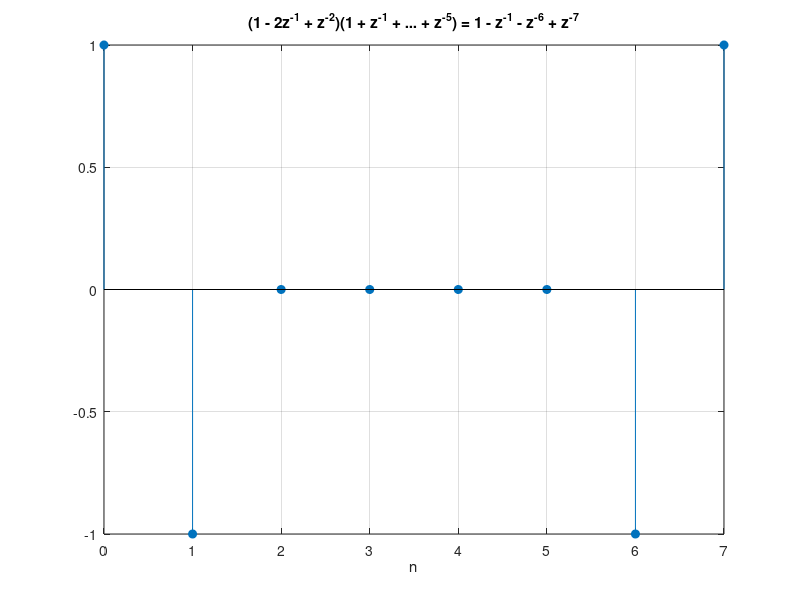
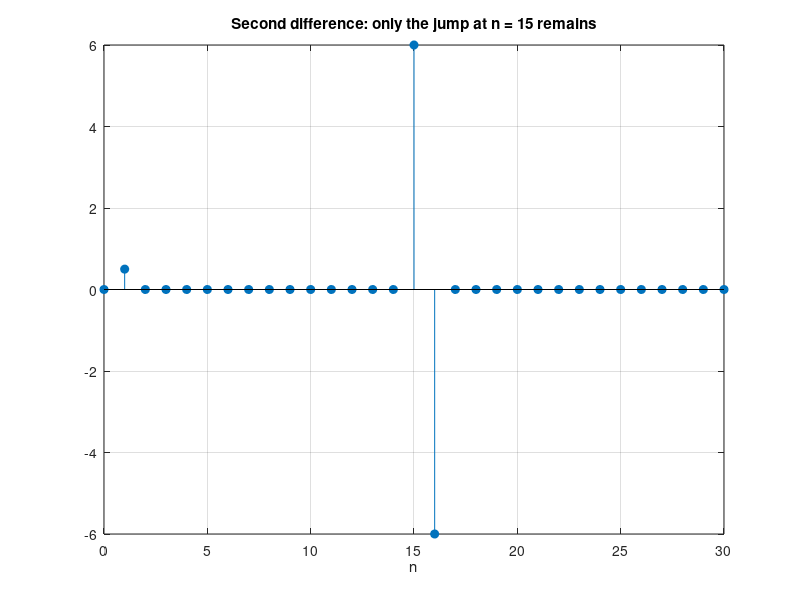

Reproduce these figures in MATLAB, in order.
% Signals and Systems — Properties of the Z-Transform
%title: Z-Transform Properties: Convolution Is Multiplication
%ar-title: خواص تحويل Z: الالتفاف يصير ضربًا
%lesson: ss-ch6-2
%course: signals-systems

%% cos(w0 n) u[n]
%ar: X = (1 − z^{−1}cos ω0)/(1 − 2z^{−1}cos ω0 + z^{−2}) للـ |z| > 1. نتحقق بجمع 2000 حد عند z = 1.5.
w0 = pi/5; z = 1.5; n = 0:2000;
S = sum(cos(w0*n) .* z.^(-n));
Sf = (1 - cos(w0)/z)/(1 - 2*cos(w0)/z + z^(-2));
fprintf('sum %.10f, formula %.10f\n', S, Sf)

%% Scaling: a^n cos(w0 n) u[n]
%ar: الضرب في a^n يستبدل z^{−1} بـ a z^{−1}. نفس الاختبار مع a = 0.8.
a = 0.8;
S = sum(a.^n .* cos(w0*n) .* z.^(-n));
Sf = (1 - a*cos(w0)/z)/(1 - 2*a*cos(w0)/z + a^2*z^(-2));
fprintf('sum %.10f, formula %.10f\n', S, Sf)

%% Convolution = polynomial multiplication
%ar: لإشارات منتهية، X(z) كثيرة حدود في z^{−1}، وضرب كثيرتي حدود هو نفسه conv على المعاملات. لهذا conv في MATLAB تضرب كثيرات الحدود أيضًا.
x1 = [1 -2 1]; x2 = ones(1, 6);
y = conv(x1, x2);
fprintf('x1 * x2 = %s\n', num2str(y))
stem(0:7, y, 'filled'); grid on; xlabel('n'); title('(1 - 2z^{-1} + z^{-2})(1 + z^{-1} + ... + z^{-5}) = 1 - z^{-1} - z^{-6} + z^{-7}')

%%! Project idea: a difference operator kills ramps
%ar: مشروع: x1 = (1 − z^{−1})² هو «الفرق الثاني»: يحول أي خط مستقيم (ramp) إلى صفر بعد أول عيّنتين. جربه على إشارة فيها ramp وقفزة: الخرج يكشف القفزات فقط (كاشف حواف).
n = 0:30; s = 0.5*n + 6*(n >= 15);
d2 = conv(s, [1 -2 1]); d2 = d2(1:numel(n));
figure; stem(n, d2, 'filled'); grid on; xlabel('n'); title('Second difference: only the jump at n = 15 remains')
fprintf('non-zero outputs (n >= 2) at n = %s\n', num2str(n(abs(d2) > 1e-12 & n >= 2)))
